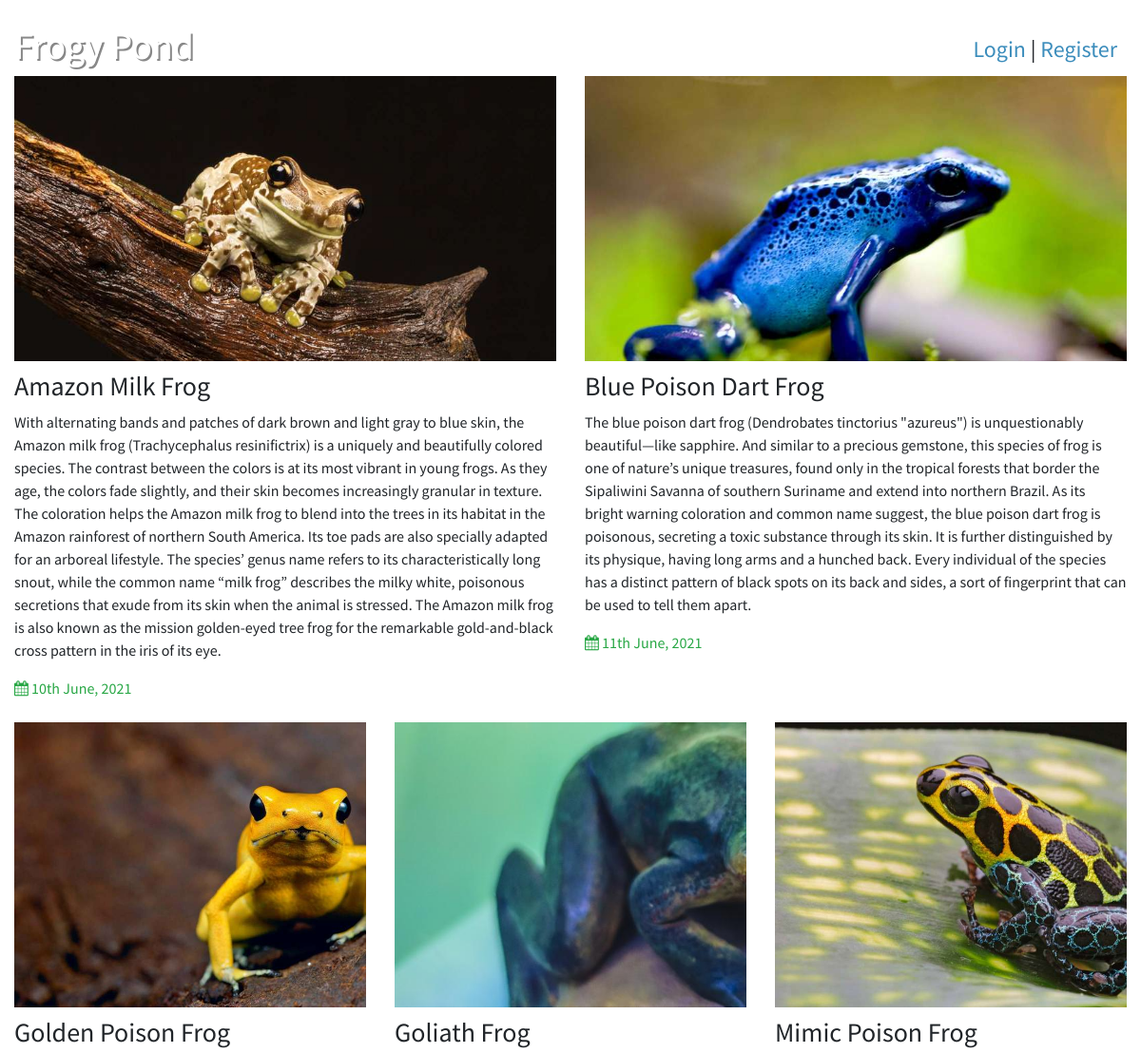
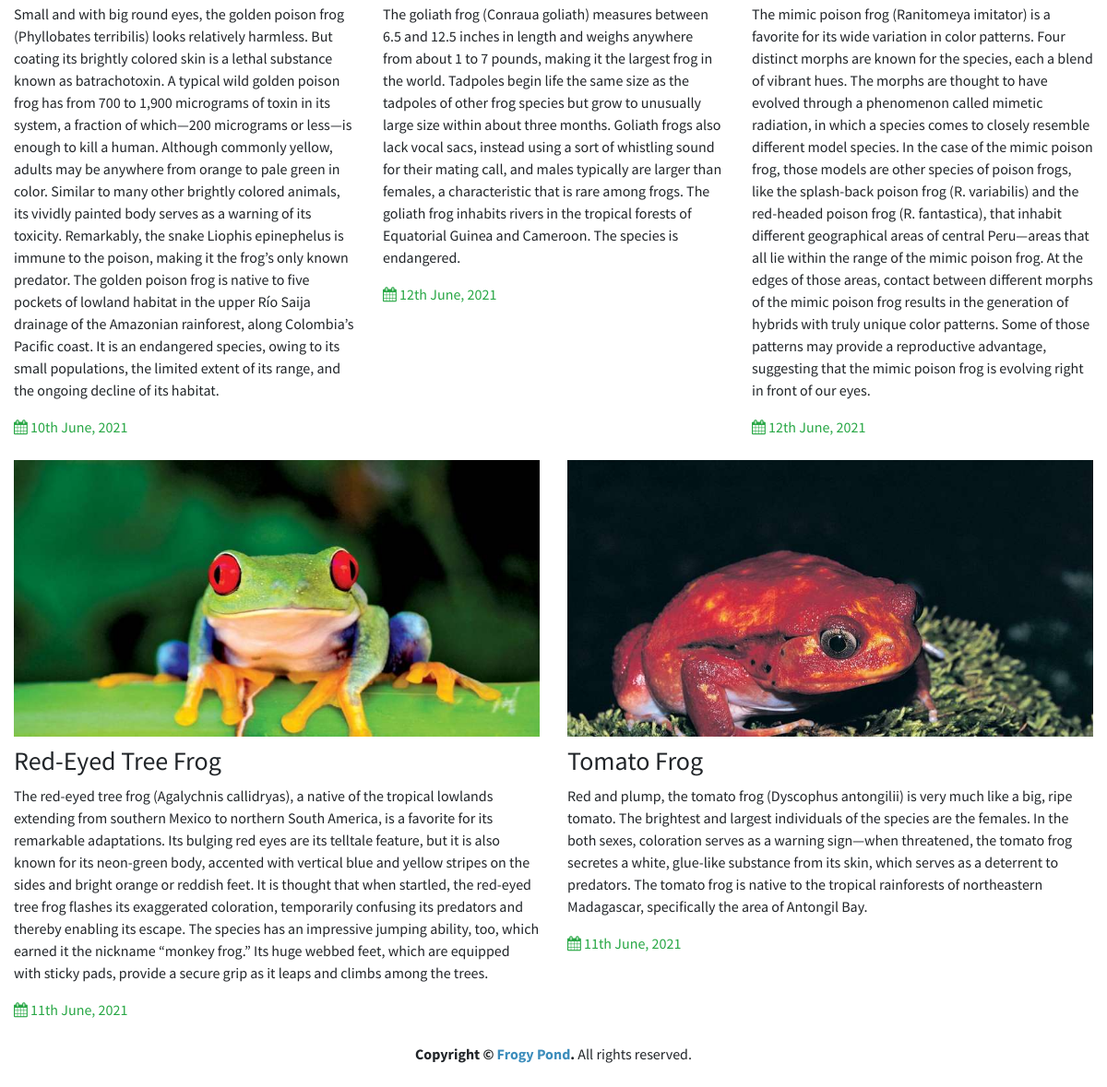
The app's page /frontend/index.php with its own data (2 pictures, top to bottom).
### tables this page shows
CREATE TABLE `frogtypes` (
  `frogtype_id` int(11) NOT NULL,
  `frogtype_name` varchar(100) NOT NULL,
  `frogtype_desc` text,
  `frogtype_image` varchar(100) DEFAULT NULL,
  `date_created` timestamp NULL DEFAULT CURRENT_TIMESTAMP
);

### frogy/frogyclass.php (called while the page is built, shortened)
<?php
class DatabaseConfig{
	public function __construct(){
		$this->dbcon = new Mysqli(DB_SERVER_NAME, DB_USERNAME, DB_PASSWORD, DB_DATABASE_NAME);
	}
}
class FrogType{
	public $dbobj;
	public function __construct(){
		$this->dbobj = new DatabaseConfig;
	}
	public function getFrogTypes(){
		$sql = "SELECT * FROM frogtypes ORDER BY frogtype_name ASC";
		$result = $this->dbobj->dbcon->query($sql);
		$row = $result->fetch_all(MYSQLI_ASSOC);
		return $row;
	}
}
?>

### frontend/index.php (the view, shortened to what this page needs)
<?php
  include_once("../frogy/frogyclass.php");
  $objfrogtype = new FrogType;
  $frogtypedata = $objfrogtype->getFrogTypes();
?>
<!DOCTYPE html>
<html>
<head>
  <link rel="stylesheet" href="../bootstrap/css/bootstrap.min.css">
  <link rel="stylesheet" href="../assets/bower_components/font-awesome/css/font-awesome.min.css">
  <link rel="stylesheet" href="{../assets/bower_components/Ionicons/css/ionicons.min.css">
  <link rel="stylesheet" href="../assets/dist/css/AdminLTE.min.css">
  <link rel="stylesheet" type="text/css" href="../assets/css/frontend.css">
</head>
<body class="hold-transition home-pagez">
<main class="py-4">
  <div class="container-fluid">
    <div class="row">
      <div class="col-md-6">
        <div class="home-logo">
          <a href="index.php"><h1><?php echo APP_NAME; ?></h1></a>
        </div>
      </div>
      <div class="col-md-6">
        <div class="text-right" style="font-size: 24px; padding: 10px;">
          <a href="login.php">Login</a> |
          <a href="register.php">Register</a>
        </div>
      </div>
    </div>
    <div class="row">
      <?php
        $kounter = 1;
        foreach ($frogtypedata as $key => $value) {
          if ($kounter>2 && $kounter < 6) {
            $class = "col-md-4";
          }else{
            $class = "col-md-6";
          }
      ?>
        <div class="<?php echo $class; ?> mb-4">
          <div style="background: url('../assets/uploads/<?php echo $value['frogtype_image']; ?>'); background-size: cover; height: 300px; margin-bottom: 10px;"></div>
          <h3>
            <?php
              if (!empty($value['frogtype_name'])) {
                echo $value['frogtype_name'];
              }
            ?>
          </h3>
          <p>
            <?php
              if (!empty($value['frogtype_desc'])) {
                echo $value['frogtype_desc'];
              }
            ?>
          </p>
          <div>
            <span class="text-success">
              <i class="fa fa-calendar"></i>
            <?php
              if (!empty($value['date_created'])) {
                echo date('jS F, Y',strtotime($value['date_created']));
              }
            ?>
            </span>
          </div>
        </div>
      <?php
      $kounter++;
      } ?>
    </div>
    <div class="row">
      <div class="col-md-12 text-center">
        <strong>Copyright &copy; <?php date('Y') ?> <a href="#"><?php echo APP_NAME; ?></a>.</strong> All rights
    reserved.
      </div>
    </div>
  </div>
</main>
</body>
</html>

### assets/css/frontend.css (style rules this page uses)
.login-logo a, .register-logo a, .home-logo a { color:#ffffff !important; text-shadow: 2px 2px #888888; }

### records on screen
frogtypes: frogtype_image (picture), frogtype_name "Amazon Milk Frog", frogtype_desc "With alternating bands and patches of dark brown and light gray to blue skin, the Amazon milk frog (Trachycephalus resinifictrix) is a uniquely and beautifully colored species. The contrast between the colors is at its most vibrant in young frogs. As they age, the colors fade slightly, and their skin becomes increasingly granular in texture. The coloration helps the Amazon milk frog to blend into the trees in its habitat in the Amazon rainforest of northern South America. Its toe pads are also specially adapted for an arboreal lifestyle. The species’ genus name refers to its characteristically long snout, while the common name “milk frog” describes the milky white, poisonous secretions that…", date_created "10th June, 2021"
frogtypes: frogtype_image (picture), frogtype_name "Blue Poison Dart Frog", frogtype_desc "The blue poison dart frog (Dendrobates tinctorius \"azureus\") is unquestionably beautiful—like sapphire. And similar to a precious gemstone, this species of frog is one of nature’s unique treasures, found only in the tropical forests that border the Sipaliwini Savanna of southern Suriname and extend into northern Brazil. As its bright warning coloration and common name suggest, the blue poison dart frog is poisonous, secreting a toxic substance through its skin. It is further distinguished by its physique, having long arms and a hunched back. Every individual of the species has a distinct pattern of black spots on its back and sides, a sort of fingerprint that can be used to tell them apart.", date_created "11th June, 2021"
frogtypes: frogtype_image (picture), frogtype_name "Golden Poison Frog", frogtype_desc "Small and with big round eyes, the golden poison frog (Phyllobates terribilis) looks relatively harmless. But coating its brightly colored skin is a lethal substance known as batrachotoxin. A typical wild golden poison frog has from 700 to 1,900 micrograms of toxin in its system, a fraction of which—200 micrograms or less—is enough to kill a human. Although commonly yellow, adults may be anywhere from orange to pale green in color. Similar to many other brightly colored animals, its vividly painted body serves as a warning of its toxicity. Remarkably, the snake Liophis epinephelus is immune to the poison, making it the frog’s only known predator. The golden poison frog is native to five…", date_created "10th June, 2021"
frogtypes: frogtype_image (picture), frogtype_name "Goliath Frog", frogtype_desc "The goliath frog (Conraua goliath) measures between 6.5 and 12.5 inches in length and weighs anywhere from about 1 to 7 pounds, making it the largest frog in the world. Tadpoles begin life the same size as the tadpoles of other frog species but grow to unusually large size within about three months. Goliath frogs also lack vocal sacs, instead using a sort of whistling sound for their mating call, and males typically are larger than females, a characteristic that is rare among frogs. The goliath frog inhabits rivers in the tropical forests of Equatorial Guinea and Cameroon. The species is endangered.", date_created "12th June, 2021"
frogtypes: frogtype_image (picture), frogtype_name "Mimic Poison Frog", frogtype_desc "The mimic poison frog (Ranitomeya imitator) is a favorite for its wide variation in color patterns. Four distinct morphs are known for the species, each a blend of vibrant hues. The morphs are thought to have evolved through a phenomenon called mimetic radiation, in which a species comes to closely resemble different model species. In the case of the mimic poison frog, those models are other species of poison frogs, like the splash-back poison frog (R. variabilis) and the red-headed poison frog (R. fantastica), that inhabit different geographical areas of central Peru—areas that all lie within the range of the mimic poison frog. At the edges of those areas, contact between different morphs…", date_created "12th June, 2021"
frogtypes: frogtype_image (picture), frogtype_name "Red-Eyed Tree Frog", frogtype_desc "The red-eyed tree frog (Agalychnis callidryas), a native of the tropical lowlands extending from southern Mexico to northern South America, is a favorite for its remarkable adaptations. Its bulging red eyes are its telltale feature, but it is also known for its neon-green body, accented with vertical blue and yellow stripes on the sides and bright orange or reddish feet. It is thought that when startled, the red-eyed tree frog flashes its exaggerated coloration, temporarily confusing its predators and thereby enabling its escape. The species has an impressive jumping ability, too, which earned it the nickname “monkey frog.” Its huge webbed feet, which are equipped with sticky pads, provide…", date_created "11th June, 2021"
frogtypes: frogtype_image (picture), frogtype_name "Tomato Frog", frogtype_desc "Red and plump, the tomato frog (Dyscophus antongilii) is very much like a big, ripe tomato. The brightest and largest individuals of the species are the females. In the both sexes, coloration serves as a warning sign—when threatened, the tomato frog secretes a white, glue-like substance from its skin, which serves as a deterrent to predators. The tomato frog is native to the tropical rainforests of northeastern Madagascar, specifically the area of Antongil Bay.", date_created "11th June, 2021"

### other values on screen
APP_NAME "Frogy Pond"
